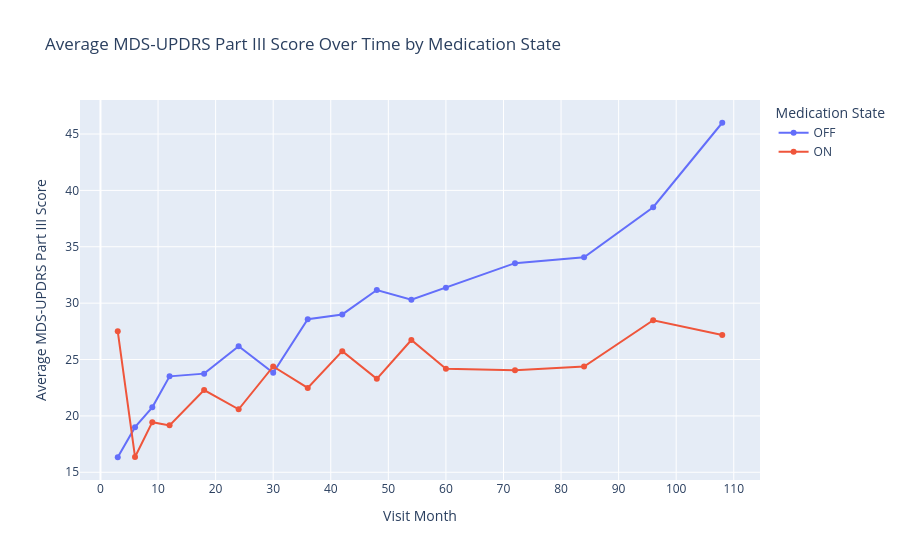

The notebook cell saved with this chart:
### Code cell
# # Ensure visit_month and score are numeric
# pt3['visit_month'] = pd.to_numeric(pt3['visit_month'], errors='coerce')
# pt3['mds_updrs_part_iii_summary_score'] = pd.to_numeric(pt3['mds_updrs_part_iii_summary_score'], errors='coerce')

# # Drop missing values
# df = pt3.dropna(subset=['visit_month', 'mds_updrs_part_iii_summary_score', 'upd23b_clinical_state_on_medication'])

# # Group by visit_month and medication state, then take mean
# grouped = df.groupby(['visit_month', 'upd23b_clinical_state_on_medication'], as_index=False)['mds_updrs_part_iii_summary_score'].mean()

# # Plot the averaged lines
# fig = px.line(
#     grouped,
#     x='visit_month',
#     y='mds_updrs_part_iii_summary_score',
#     color='upd23b_clinical_state_on_medication',
#     markers=True,
#     title='Average MDS-UPDRS Part III Score Over Time by Medication State',
#     labels={
#         'visit_month': 'Visit Month',
#         'mds_updrs_part_iii_summary_score': 'Average MDS-UPDRS Part III Score',
#         'upd23b_clinical_state_on_medication': 'Medication State'
#     }
# )

# fig.update_layout(
#     xaxis=dict(dtick=10),
#     legend_title_text='Medication State'
# )

# fig.show()

### Figure 1 — Plotly figure (JSON) as saved in the notebook; plotly's stock layout.template omitted (floating-point values rounded to 4 significant figures)
{"data": [{"hovertemplate": "Medication State=OFF<br>Visit Month=%{x}<br>Average MDS-UPDRS Part III Score=%{y}<extra></extra>", "legendgroup": "OFF", "line": {"color": "#636efa", "dash": "solid"}, "marker": {"symbol": "circle"}, "mode": "lines+markers", "name": "OFF", "orientation": "v", "showlegend": true, "type": "scatter", "x": [3, 6, 9, 12, 18, 24, 30, 36, 42, 48, 54, 60, 72, 84, 96, 108], "xaxis": "x", "y": [16.33, 19, 20.76, 23.51, 23.75, 26.17, 23.83, 28.58, 29, 31.17, 30.31, 31.37, 33.55, 34.06, 38.51, 46], "yaxis": "y"}, {"hovertemplate": "Medication State=ON<br>Visit Month=%{x}<br>Average MDS-UPDRS Part III Score=%{y}<extra></extra>", "legendgroup": "ON", "line": {"color": "#EF553B", "dash": "solid"}, "marker": {"symbol": "circle"}, "mode": "lines+markers", "name": "ON", "orientation": "v", "showlegend": true, "type": "scatter", "x": [3, 6, 9, 12, 18, 24, 30, 36, 42, 48, 54, 60, 72, 84, 96, 108], "xaxis": "x", "y": [27.5, 16.36, 19.44, 19.16, 22.29, 20.59, 24.38, 22.48, 25.74, 23.29, 26.73, 24.19, 24.04, 24.38, 28.48, 27.17], "yaxis": "y"}], "layout": {"legend": {"title": {"text": "Medication State"}, "tracegroupgap": 0}, "title": {"text": "Average MDS-UPDRS Part III Score Over Time by Medication State"}, "xaxis": {"anchor": "y", "domain": [0, 1], "dtick": 10, "title": {"text": "Visit Month"}}, "yaxis": {"anchor": "x", "domain": [0, 1], "title": {"text": "Average MDS-UPDRS Part III Score"}}}}
